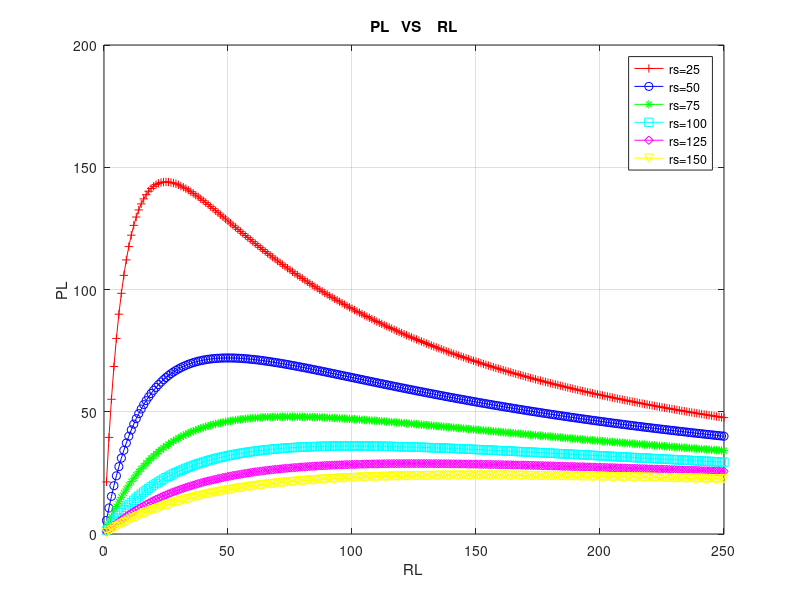

This figure's MATLAB source:
%NAME :ALI AYMAN MOHAMED
clear ;
clc;
rs=25:25:150;
rl=1:250;
vs=120;
p_all=zeros(6,250);
rl_max=zeros(6,1);
rs_max=zeros(6,1);
for i =1:length(rs)
    p_all(i,:)=(rl.*vs.^2)./((rl+rs(i)).^2);
    g=p_all(i,:);
    rs_max(i) = max(g);                      
    rl_max(i)=rl(g==max(g));                 
end

for i =1:length(rs)
    fprintf('value of rl that give p max= %3f \n',rl_max(i));
    fprintf('value of pl max =%3f at  rs=%d  \n',rs_max(i),rs(i));
end

plot (rl,p_all(1,:),'r+-',rl,p_all(2,:),'bo-',rl,p_all(3,:),'g*-',rl,p_all(4,:),'cs-',rl,p_all(5,:),'md-',rl,p_all(6,:),'yv-')
title('PL   VS    RL')
xlabel('RL')
ylabel('PL')
legend ('rs=25','rs=50','rs=75','rs=100','rs=125','rs=150','northeast')
grid on
box on


